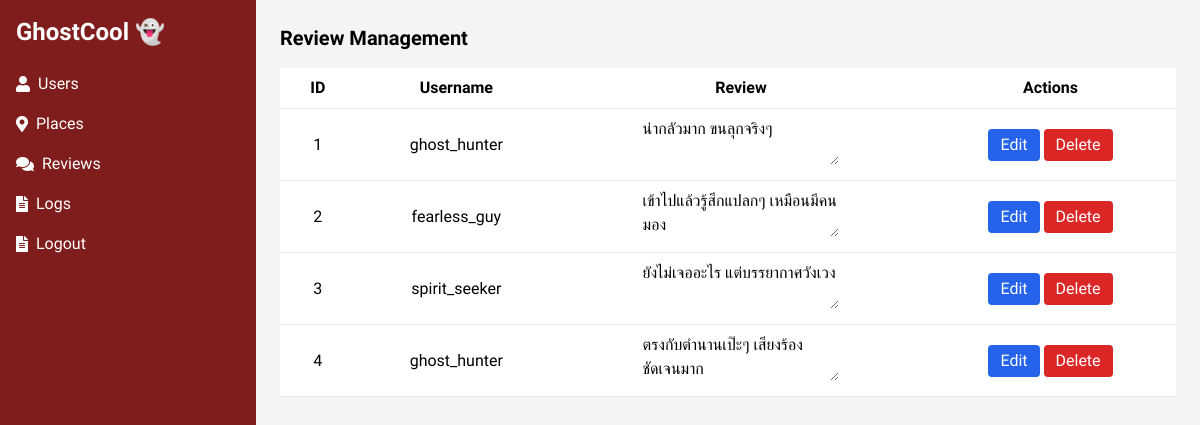
Screenshot of /reviews.php with the database file from the repository.
### tables this page shows
CREATE TABLE `reviews` (
  `id` int(20) UNSIGNED NOT NULL,
  `user_id` int(20) UNSIGNED DEFAULT NULL,
  `place_id` int(20) UNSIGNED DEFAULT NULL,
  `rating` int(11) DEFAULT NULL CHECK (`rating` between 1 and 5),
  `comment` text DEFAULT NULL,
  `created_at` timestamp NOT NULL DEFAULT current_timestamp()
);

CREATE TABLE `users` (
  `id` int(20) UNSIGNED NOT NULL,
  `username` varchar(50) NOT NULL,
  `email` varchar(100) NOT NULL,
  `password` varchar(255) NOT NULL,
  `avatar` varchar(255) DEFAULT NULL,
  `role` enum('user','admin') DEFAULT 'user',
  `created_at` timestamp NOT NULL DEFAULT current_timestamp()
);

### reviews.php (the view, shortened to what this page needs)
<?php
$servername = "localhost";
$username = "root";
$password = "";
$dbname = "ghost_cool";
$conn = new mysqli($servername, $username, $password, $dbname);
$reviews = $conn->query("SELECT reviews.*, users.username FROM reviews JOIN users ON reviews.user_id = users.id");
?>
<!DOCTYPE html>
<html lang="en">
<head>
    <script src="https://cdn.tailwindcss.com"></script>
    <link href="https://cdnjs.cloudflare.com/ajax/libs/font-awesome/5.15.3/css/all.min.css" rel="stylesheet"/>
</head>
<body class="bg-gray-100">
    <div class="flex">
        <div class="w-64 bg-red-900 h-screen p-4">
        <div class="text-white text-2xl font-bold mb-6"><a href="Foradmin.php">GhostCool 👻</a></div>
            <nav>
                <ul>
                    <li class="mb-4"><a class="flex items-center text-white" href="users.php"><i class="fas fa-user mr-2"></i>Users</a></li>
                    <li class="mb-4"><a class="flex items-center text-white" href="places.php"><i class="fas fa-map-marker-alt mr-2"></i>Places</a></li>
                    <li class="mb-4"><a class="flex items-center text-white" href="reviews.php"><i class="fas fa-comments mr-2"></i>Reviews</a></li>
                    <li class="mb-4"><a class="flex items-center text-white" href="logs.php"><i class="fas fa-file-alt mr-2"></i>Logs</a></li>
                    <li class="mb-4"><a class="flex items-center text-white" href="adminlogout.php"><i class="fas fa-file-alt mr-2"></i>Logout</a></li>
                </ul>
            </nav>
        </div>
        <div class="flex-1 p-6">
            <h2 class="text-xl font-bold mb-4">Review Management</h2>
            <table class="min-w-full bg-white">
                <thead>
                    <tr>
                        <th class="py-2 px-4 border-b">ID</th>
                        <th class="py-2 px-4 border-b">Username</th>
                        <th class="py-2 px-4 border-b">Review</th>
                        <th class="py-2 px-4 border-b">Actions</th>
                    </tr>
                </thead>
                <tbody>
                    <?php while ($review = $reviews->fetch_assoc()): ?>
                        <tr>
                            <form method="POST">
                                <td class="py-2 px-4 border-b text-center"><?php echo $review['id']; ?></td>
                                <td class="py-2 px-4 border-b text-center"><?php echo $review['username']; ?></td>
                                <td class="py-2 px-4 border-b text-center"><textarea name="review" required><?php echo $review['comment']; ?></textarea></td>
                                <td class="py-2 px-4 border-b text-center">
                                    <button type="submit" name="edit_review" class="bg-blue-600 text-white py-1 px-3 rounded">Edit</button>
                                    <button type="submit" name="delete_review" class="bg-red-600 text-white py-1 px-3 rounded">Delete</button>
                                </td>
                            </form>
                        </tr>
                    <?php endwhile; ?>
                </tbody>
            </table>
        </div>
    </div>
</body>
</html>

### reviews.php (style rules this page uses)
body { font-family: 'Mitr', sans-serif; }

### rows the page displays
reviews: id "1", user.username "ghost_hunter", review "น่ากลัวมาก ขนลุกจริงๆ"
reviews: id "2", user.username "fearless_guy", review "เข้าไปแล้วรู้สึกแปลกๆ เหมือนมีคนมอง"
reviews: id "3", user.username "spirit_seeker", review "ยังไม่เจออะไร แต่บรรยากาศวังเวง"
reviews: id "4", user.username "ghost_hunter", review "ตรงกับตำนานเป๊ะๆ เสียงร้องชัดเจนมาก"
